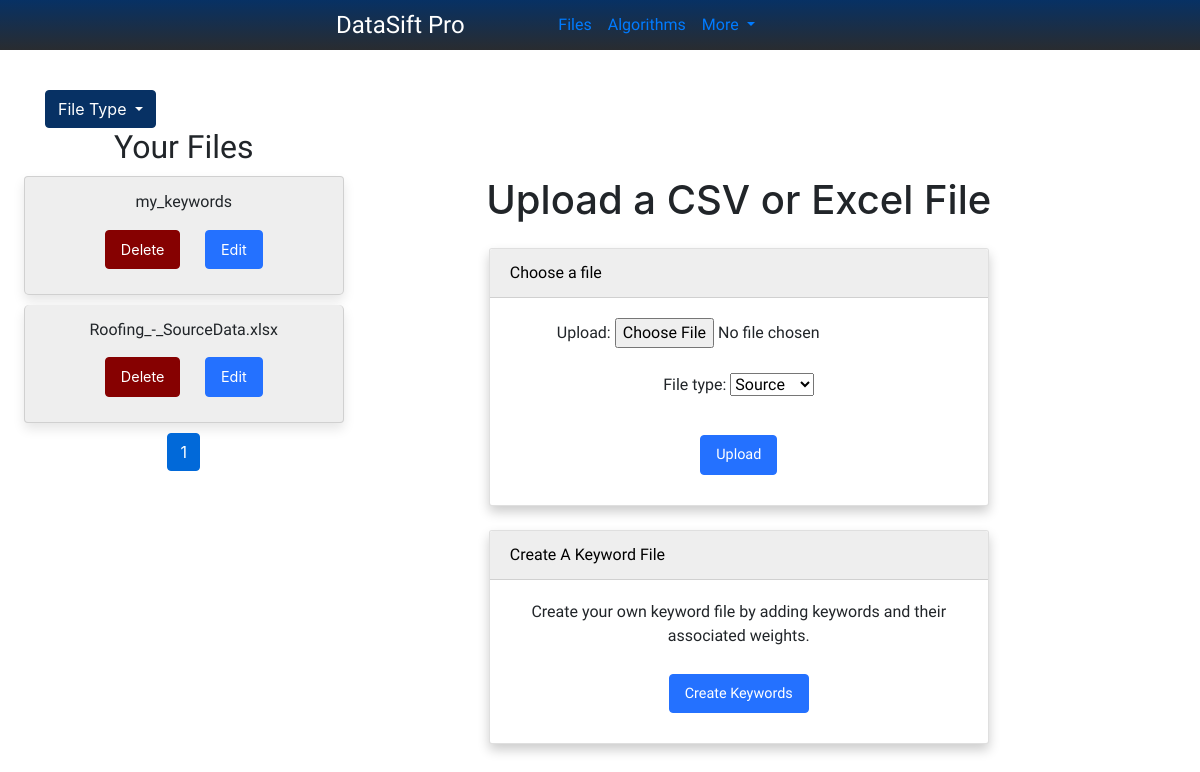
Page /dashboard/files/ on the earlier database version.
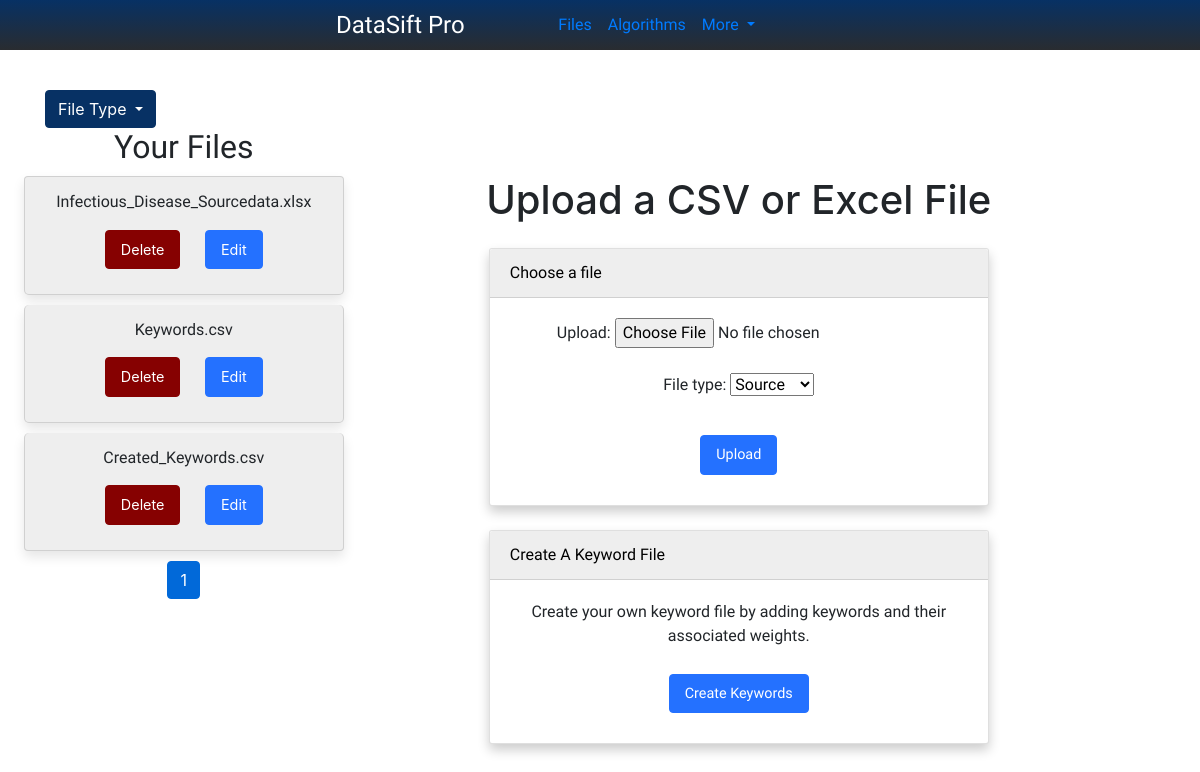
Same page on the later database version.
### cleaner/models.py (models this page shows, shortened)
class File(models.Model):
    TYPE_CHOICES = [
        ('keyword', 'Keyword'),
        ('source', 'Source'),
    ]
    name = models.CharField(max_length=255, null=True, blank=True, help_text="User-defined name for the file")
    uploaded_at = models.DateTimeField(auto_now_add=True)
    upload = models.FileField(upload_to=get_upload_to, max_length=500)
    file_type = models.CharField(max_length=20, choices=TYPE_CHOICES, default='source')
    ''' Handle Renaming'''

### cleaner/views.py (the view)
# urls.py: path('files/', views.upload_and_list_files, name='file_list'),
def upload_and_list_files(request):
    if request.method == "POST":
        form = UploadFileForm(request.POST, request.FILES)
        if form.is_valid():
            new_file = form.save(commit=False)
            new_file.uploaded_at = timezone.now()
            new_file.upload = request.FILES['upload'] # Manually assign the file
            new_file.save()
            try:
                with new_file.upload.open('rb') as f:
                    if new_file.upload.name.endswith('.csv'):
                        df = pd.read_csv(f)
                    elif new_file.upload.name.endswith('.xlsx'):
                        df = pd.read_excel(f)
                    else:
                        return ValueError("Unsupported file format.")
                messages.success(request, "File uploaded and processed successfully!")
            except Exception as e:
                messages.error(request, f"Error processing file. Please upload a valid .csv or .xlsx file.")
                new_file.delete()
        else:  # Handle the error case if the form is not valid
            messages.error(request, "Error uploading file. Please try again.")
    else:
        form = UploadFileForm()
    file_type_filter = request.GET.get('file_type', 'all')
    if file_type_filter == 'all':
        files_list = File.objects.all().order_by('uploaded_at')
    else:
        files_list = File.objects.filter(file_type=file_type_filter).order_by('uploaded_at')
    paginator = Paginator(files_list, 5)
    page = request.GET.get('page')
    files = paginator.get_page(page)
    for file in files:
        file.upload.name = basename(file.upload.name)
    return render(request, 'cleaner/uploads_files.html', {'form': form, 'files': files})

### cleaner/forms.py
class UploadFileForm(forms.ModelForm):
    class Meta:
        model = File
        fields = ['upload', 'file_type']
    employee_range_file = forms.ModelChoiceField(queryset=EmployeeCountScoring.objects.all(), required=False)

### cleaner/templates/cleaner/uploads_files.html (shortened to what this page needs)
{% extends 'cleaner/base.html' %}
{% load static %}
{% block head_extra %}
<link rel="stylesheet" type="text/css" href="{% static 'cleaner/css/uploads_files_styles.css' %}">
<link href="https://cdn.jsdelivr.net/npm/handsontable@10.0.0/dist/handsontable.full.min.css" rel="stylesheet">
<link rel="stylesheet" href="https://cdnjs.cloudflare.com/ajax/libs/font-awesome/6.0.0-beta3/css/all.min.css">
{% endblock %}
{% block content %}
    <div class="container-fluid">
        <div class="row">
            <div class="dropdown">
                <button class="btn btn-secondary dropdown-toggle" type="button" data-toggle="dropdown" aria-haspopup="true" aria-expanded="false">
                    File Type
                </button>
            </div>
        </div>
        <div class="row">
            <div class="col-md-4 col-lg-3 file-sidebar">
                <h2>Your Files</h2>
                <ul class="list-group">
                    {% for file in files %}
                        <li class="list-group-item">
                            <div style="display: flex; flex-direction: column; justify-content: center; align-items: center;">
                                <div>
                                    <h6>{{ file.name|default:file.upload.name }}</h6>
                                </div>
                                <form method="POST" action="{% url 'cleaner:delete_file' file.id %}">
                                    <button type="submit" class="btn delete-btn">Delete</button>
                                    <a href="{% url 'cleaner:file_detail' file.id %}" class="btn btn-primary">Edit</a>
                                </form>
                            </div>
                        </li>
                    {% endfor %}
                </ul>
                <nav aria-label="Page navigation">
                    <ul class="pagination justify-content-center">
                        {% for i in files.paginator.page_range %}
                            {% if files.number == i %}
                                <li class="page-item active"><a class="page-link" href="?page={{ i }}">{{ i }}</a></li>
                            {% else %}
                                <li class="page-item"><a class="page-link" href="?page={{ i }}">{{ i }}</a></li>
                            {% endif %}
                        {% endfor %}
                    </ul>
                </nav>
            </div>
            <div class="col-md-8 col-lg-9 py-5">
                <h1 class="text-center mb-4">Upload a CSV or Excel File</h1>
                <div class="card mx-auto" style="max-width: 500px;">
                    <div class="card-header">Choose a file</div>
                    <div class="card-body">
                        <form method="post" enctype="multipart/form-data">
                            <div class="form-group">
                                {{ form.upload.label_tag }}
                                {{ form.upload }}
                            </div>
                            <div class="form-group">
                                {{ form.file_type.label_tag }}
                                {{ form.file_type }}
                            </div>
                            <button type="submit" class="btn btn-primary">Upload</button>
                        </form>
                    </div>
                </div>
                <div class="card mx-auto mt-4" style="max-width:500px">
                    <div class="card-header"> Create A Keyword File</div>
                    <div class="card-body">
                        <p>Create your own keyword file by adding keywords and their associated weights.</p>
                        <a href="{% url 'cleaner:add_keywords' %}" class="btn btn-primary">Create Keywords</a>
                    </div>
                </div>
            </div>
        </div>
    </div>
{% endblock %}

### cleaner/templates/cleaner/base.html (shortened to what this page needs)
{% load static %}
<!DOCTYPE HTML>
<html lang="es">
<head>
    <link rel="stylesheet" href="https://stackpath.bootstrapcdn.com/bootstrap/4.5.2/css/bootstrap.min.css">
    <link rel="stylesheet" type="text/css" href="{% static 'cleaner/css/base_styles.css' %}">
    <link rel="stylesheet" href="https://cdnjs.cloudflare.com/ajax/libs/font-awesome/4.7.0/css/font-awesome.min.css">
    {% block head_extra %}
    {% endblock %}
</head>
<body>
    <nav class="navbar navbar-expand-lg navbar-custom">
        <a class="navbar-brand" href="{% url 'landing-home' %}">DataSift Pro</a>
        <div class="collapse navbar-collapse" id="navbarNav">
            <ul class="navbar-nav mr-auto">
                <li class="nav-item dropdown">
                    <a class="nav-link nav-link-effect" href="{% url 'cleaner:file_list' %}">Files</a>
                </li>
                <li class="nav-item text-muted">
                    <a class="nav-link nav-link-effect" href="{% url 'cleaner:algorithms' %}">Algorithms</a>
                </li>
                <li class="nav-item dropdown">
                    <a class="nav-link dropdown-toggle" id="navbarDropdown" role="button" data-toggle="dropdown" aria-haspopup="true" aria-expanded="false">
                        More
                    </a>
                </li>
            </ul>
        </div>
    </nav>
    <div class="container">
        {% block content %}{% endblock %}
    </div>
</body>
</html>

### cleaner/static/cleaner/css/base_styles.css (style rules this page uses)
:root { --primary-color: #2471FF; --secondary-color: #6BB9FF; --background-color: #E0EAFF; --accent-color-1: #CADBFF; --accent-color-2: #9CC5FF; --accent-color-3: #292c30; --accent-color-4: #073164; --black-color: #1b1b1b; }
.navbar-custom { background: linear-gradient(to top,#292c30,#073164); height: 50px; font-family: 'Work Sans', sans-serif; font-weight: 400; }
.navbar-custom .navbar-brand { font-size: 24px; font-family: 'Work Sans', sans-serif; font-weight: 500; padding-left: 20rem; color: #ffffff; }
.navbar-custom .navbar-nav { justify-content: center; width: 50%; color: #ffffff; }
.nav-link-effect { transition: color 0.3s, transform 0.3s; }
.container { margin-top: 40px; }

### cleaner/static/cleaner/css/uploads_files_styles.css (style rules this page uses)
:root { --primary-color: #2471FF; --secondary-color: #6BB9FF; --background-color: #E0EAFF; --accent-color-1: #CADBFF; --accent-color-2: #9CC5FF; --accent-color-3: #292c30; --accent-color-4: #073164; --danger-color: #860101; }
.dropdown .btn-secondary { background-color: var(--accent-color-4); border-color: var(--accent-color-4); color: #fff; }
.file-sidebar h2 { font-family: 'Work Sans', sans-serif; font-weight: 500; text-align: center; margin-bottom: 10px; }
.file-sidebar { display: flex; flex-direction: column; align-items: center; }
.list-group-item { background-color: #eeeeee; border-radius: 5px; box-shadow: 0 6px 12px rgba(0,0,0,0.1); position: relative; min-height: 80px; overflow: hidden; width: 20rem; margin-bottom: 10px; padding: 15px; display: flex; flex-direction: row; align-items: center; justify-content: center; }
.list-group-item h6 { flex-grow: 1; padding: 0 10px; text-align: center; text-overflow: ellipsis; white-space: nowrap; overflow: hidden; max-width: 100%; font-family: 'Work Sans', sans-serif; font-weight: 500; }
.delete-btn, .btn-primary { padding: 8px 15px; font-size: 0.9rem; }
.btn-primary { background-color: var(--primary-color); border-color: var(--primary-color); color: #ffffff; margin: 10px; transition: background-color 0.3s, border-color 0.3s; }
.delete-btn { background-color: var(--danger-color); border-color: var(--danger-color); color: #ffffff; margin: 10px; transition: background-color 0.3s, border-color 0.3s; }
.pagination .page-link { color: var(--primary-color); }
.pagination .page-item.active .page-link { background-color: #0169D9; border-color: #0169D9; color: #ffffff; }
.card { border-radius: 3px; box-shadow: 0 6px 12px rgba(0, 0, 0, 0.2); margin-bottom: 10px; }
.card-header { font-family: 'Work Sans', sans-serif; font-weight: 500; background-color: #eeeeee; color: black; position: relative; }
.card-body { text-align: center; font-family: 'Work Sans', sans-serif; }
.form-group { margin-bottom: 20px; }

Differences in the rows shown:
removed File: name "my_keywords"
removed File: name "Roofing_-_SourceData.xlsx"
added File: name "Infectious_Disease_Sourcedata.xlsx"
added File: name "Keywords.csv"
added File: name "Created_Keywords.csv"
